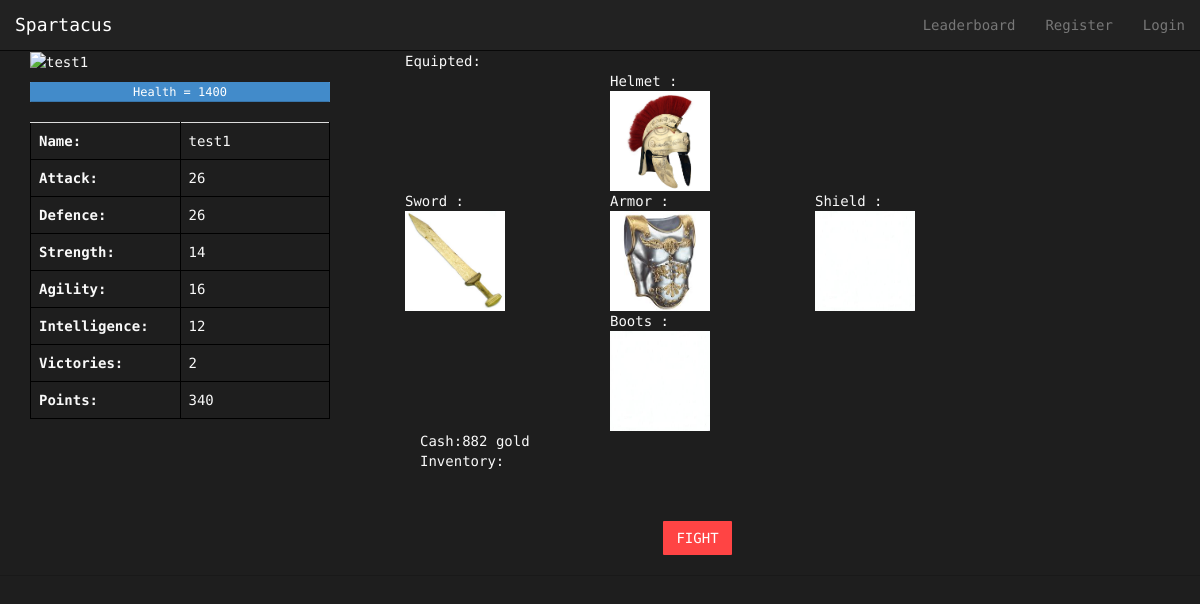
Page /Spartacus/avatar_view/test1 on the committed database.
### Spartacus/models.py (models this page shows, shortened)
class Avatar(models.Model):
    user = models.OneToOneField(User)
    picture = models.ImageField(upload_to='profile_images', blank=True)
    cash = models.IntegerField(default = 1000)
    attack = models.IntegerField(default= 10)
    deffence = models.IntegerField(default= 10)
    strength = models.IntegerField(default= 10)
    agility = models.IntegerField(default= 10)
    intelligence = models.IntegerField(default = 10)
    victories = models.IntegerField(default = 0)
    points = models.IntegerField(default = 0) # for ranking...every time a gladiator fights get some amount of points

class AvatarItem(models.Model):
    item = models.ForeignKey(Item)
    avatar = models.ForeignKey(Avatar)
    equiped = models.BooleanField(default = False)

class Item(models.Model):
    ITEM_CHOICES = (
    ('sword', 'sword'),
    ('shield', 'shield'),
    ('armor', 'armor'),
    ('helmet', 'helmet'),
    ('boots', 'boots'),)
    price = models.IntegerField(default = 0)
    itemType = models.CharField(max_length=128, choices=ITEM_CHOICES, default= 'sword')
    name = models.CharField(max_length=128, unique = True)
    picture = models.ImageField(upload_to='item_images', blank=True)
    attack = models.IntegerField(default= 10)
    deffence = models.IntegerField(default= 10)

### Spartacus/views.py (the view, shortened to what this page needs)
# urls.py: url(r'^avatar_view/(?P<name>[\w\-]+)$', views.avatar_view, name='avatar_view'),
def avatar_view(request, name):
    context_dict = {}
    timePassed = True
    fightStartedAt = request.session.get("fightStartedAt")
    context_dict['time_passed'] = timePassed
    try:
        user = User.objects.get(username = name)
        avatar = Avatar.objects.get(user = user)
        health = avatar.strength*100;
        context_dict.update(getItems(avatar))
        context_dict['health']= health
    except:
        print "Query fail Avatar_view"
    return render(request, 'Spartacus/avatar_view.html', context_dict)

### templates/Spartacus/avatar_view.html (shortened to what this page needs)
{% extends 'Spartacus/base.html' %}
{% load staticfiles %}
{% block body_block %}
    <div class="container">
        <div class="row">
            <div class="col-xs-12 col-md-4">
                <p><img  src="{{ MEDIA_URL }}{{ avatar.picture }}" alt = "{{ avatar.user.username }}" width = "300" height = "300"/><br /><p />
                <div class="progress" data-toggle="tooltip" title="Health amount in each battle" style="width: 300px">
                    <div class="progress-bar" role="progressbar" aria-valuenow="100" aria-valuemin="0" aria-valuemax="100" style="width:100%">
                        Health = {{ health }}
                    </div>
                </div>
                <table class= table style="width: 300px">
                    <tr><th  data-toggle="tooltip" data-placement="left" title="This is your name">Name:</th><td>{{ avatar.user.username }}</td></tr>
                    <tr><th  data-toggle="tooltip" data-placement="left" title="Damage done to opponents">Attack:</th> <td>{{ avatar.attack }}</td></tr>
                    <tr><th  data-toggle="tooltip" data-placement="left" title="Damage blocked from opponent attacks">Defence:</th> <td>{{ avatar.deffence }}</td></tr>
                    <tr><th  data-toggle="tooltip" data-placement="left" title="Determines Avatar's health">Strength:</th> <td>{{ avatar.strength }}</td></tr>
                    <tr><th  data-toggle="tooltip" data-placement="left" title="Determines chance to double hit opponent">Agility:</th> <td>{{ avatar.agility }}</td></tr>
                    <tr><th  data-toggle="tooltip" data-placement="left" title="Determines chance to hit opponent">Intelligence:</th> <td>{{ avatar.intelligence }}</td></tr>
                    <tr><th  data-toggle="tooltip" data-placement="left" title="The amount of wins you have">Victories:</th> <td>{{ avatar.victories }}</td></tr>
                    <tr><th  data-toggle="tooltip" data-placement="left" title="The amount of points you have">Points:</th> <td>{{ avatar.points }}</td></tr>
                </table>
            </div>
            <div id="all_items">
                <div class="col-xs-12 col-md-6" >
                    <div class="row">
                        Equipted:
                        <div class="row">
                            <div class="col-xs-4 col-xs-offset-4">
                                Helmet : <br/>
                                {% if helmet %}
                                    <img src = "{{helmet.item.picture.url}}" width = "100" height = "100">
                                    <br/>
                                {% else %}
                                    <img src = "{% static "images/blank_item.jpg" %}" width = "100" height = "100">
                                {% endif %}
                            </div>
                        </div>
                        <div class="row">
                            <div class="col-xs-4 ">
                                Sword : <br/>
                                {% if sword %}
                                    <img src = "{{sword.item.picture.url}}" width = "100" height = "100">
                                    <br/>
                                {% else %}
                                    <img src = "{% static "images/blank_item.jpg" %}" width = "100" height = "100">
                                {% endif %}
                            </div>
                            <div class="col-xs-4 ">
                                Armor : <br/>
                                {% if armor %}
                                    <img src = "{{armor.item.picture.url}}" width = "100" height = "100">
                                    <br/>
                                {% else %}
                                    <img src = "{% static "images/blank_item.jpg" %}" width = "100" height = "100">
                                {% endif %}
                            </div>
                            <div class="col-xs-4 ">
                                Shield : <br/>
                                {% if shield %}
                                    <img src = "{{shield.item.picture.url}}" width = "100" height = "100">
                                    <br/>
                                    {% if avatar.user == user %}
                                        <button class="unequip" data-itemid="{{shield.id}}" type="button">Unequip</button>
                                    {% endif %}
                                {% else %}
                                    <img src = "{% static "images/blank_item.jpg" %}" width = "100" height = "100">
                                {% endif %}
                            </div>
                        </div>
                        <div class="row">
                            <div class="col-xs-4 col-xs-offset-4">
                                Boots : <br/>
                                {% if boots %}
                                    <img src = "{{boots.item.picture.url}}" width = "100" height = "100">
                                    <br/>
                                    {% if avatar.user == user %}
                                        <button class="unequip" data-itemid="{{boots.id}}" type="button">Unequip</button>
                                    {% endif %}
                                {% else %}
                                    <img src = "{% static "images/blank_item.jpg" %}" width = "100" height = "100">
                                {% endif %}
                            </div>
                        </div>
                    </div>
                    <div class="row">
                        <div class="col-xs-12">
                            Cash:{{ avatar.cash }} gold<br />
                            Inventory:<br />
                            <br />
                            <br />
                            <div align="center">
                            {% if time_passed %}
                                {% if avatar.user != user %}
                                    <button onclick="location.href = '{% url 'battle' avatar.user.username%}';"  type="button" class="btn btn-danger">FIGHT</button>
                                {% endif %}
                            {% endif %}
                            </div>
                        </div>
                    </div>
                </div>
            </div>
        </div>
    </div>
{% endblock %}

### static/css/styles.css (style rules this page uses)
html,body { height: 100%; font-family: 'Droid Sans Mono', sans-serif; }
p,h1,h2,h3,h4 { font-family: 'Droid Sans Mono', sans-serif; }
body { padding-top: 51px; background: #1E1E1E; color: #f9f9f9; }
.btn,.form-control,.alert,.progress,.panel,.list-group,.well,.list-group-item:first-child { border-radius:1px;box-shadow:0 0 0; }
.btn { border-color:transparent; }
.btn-danger,.label-danger,.progress-bar-danger { background-color:#FF4444; }

### templates/Spartacus/base.html (style rules this page uses)
table { table-layout: fixed; }
table,th, td, tr { border: 1px solid black; white-space: nowrap; overflow: hidden; text-overflow: ellipsis; }
button { border: 1px solid black; background-color: gray; color: white; }

### rows in the picture
Avatar: user.username "test1", attack "26", deffence "26", strength "14", agility "16", intelligence "12", victories "2", points "340", cash "882"
AvatarItem: item.picture (picture)
AvatarItem: item.picture (picture)
AvatarItem: item.picture (picture)

### other values in the picture
{{ health }} "1400"
